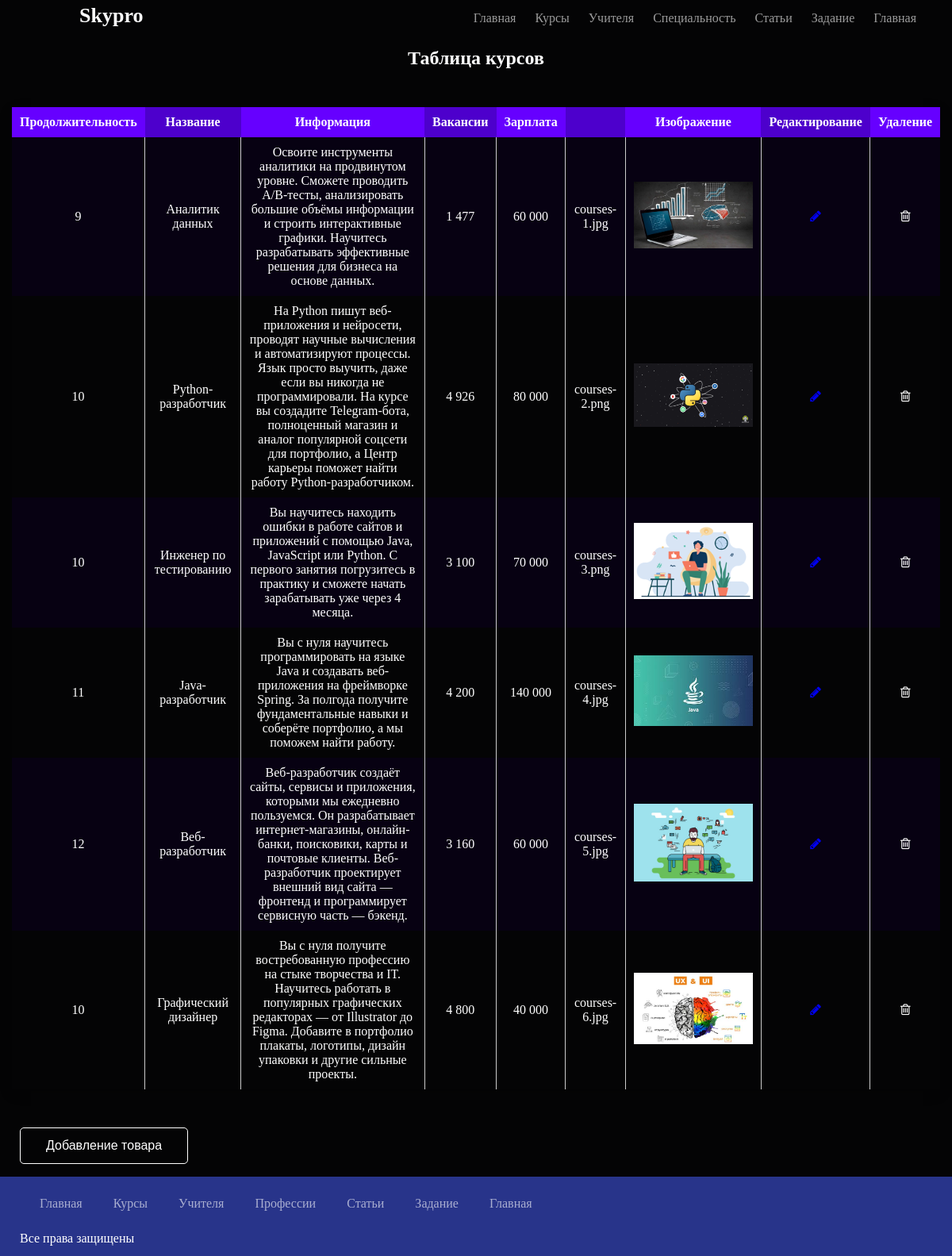
Screenshot of /admin/courses.php with the database file from the repository.
### tables this page shows
CREATE TABLE `courses` (
  `id` int(11) NOT NULL,
  `month` int(11) NOT NULL,
  `name` text NOT NULL,
  `text` text NOT NULL,
  `vacancies` text NOT NULL,
  `salary` text NOT NULL,
  `img` text NOT NULL
);

### admin/courses.php (the view)
<?
include "nav.php";
?>
<?
$req = "SELECT * FROM `courses`";
$result = mysqli_query($link, $req);
$courses = [];
while ($row = mysqli_fetch_assoc($result))
    $courses[] = $row;
?>
    <h2 align="center">Таблица курсов</h2>
<div class="table-prod mtb">
    <table class="prodtable">
        <tr>
            <th>Продолжительность</th>
            <th>Название</th>
            <th>Информация</th>
            <th>Вакансии</th>
            <th>Зарплата</th>
            <th></th>
            <th>Изображение</th>
            <th>Редактирование</th>
            <th>Удаление</th>
        </tr>
        <?
            for ($i = 0; $i < count($courses); $i++){
                echo "<tr>";
                echo "<td>".$courses[$i]['month']."</td>
                <td>".$courses[$i]['name']."</td>
                <td>".$courses[$i]['text']."</td>
                <td>".$courses[$i]['vacancies']."</td>
                <td>".$courses[$i]['salary']."</td>
                <td>".$courses[$i]['img']."</td>
                <div class = 'img'><td><img src='../img/".$courses[$i]['img']."'></td></div>
                <td><a href= 'edit_courses.php?id=".$courses[$i]['id']."'><i class='fa fa-pencil' aria-hidden='true'></i> </a></td>
                <td><i class='fa fa-trash-o fa-fw gds-delete' id=".$courses[$i]['id']."></i></td>";
                echo "</tr>";
            }
        ?>
    </table>
</div>
<a href="add_courses.php"><button class="btn1">Добавление товара</button></a>
<?
include "footer.php";
?>

### admin/nav.php (shortened to what this page needs)
<!DOCTYPE html>
<html>
<head>
		<link rel="stylesheet" type="text/css" href="../style.css?<?php echo time() ?>">
		<link rel="stylesheet" href="../font-awesome/css/font-awesome.min.css">
</head>
<body>
<div class="nav">
	<div class="navbar">
		<div class="container">
			<a href="#" class="navbar-brand">Skypro</a>
			<div class="navbar-wrap">
				<ul class="navbar-menu">
					<li><a href="index.php">Главная</a></li>
					<li><a href="courses.php">Курсы</a></li>
					<li><a href="teacher.php">Учителя</a></li>
					<li><a href="profession.php">Специальность</a></li>
					<li><a href="article.php">Статьи</a></li>
					<li><a href="exercise.php">Задание</a></li>
					<li><a href="../index.php">Главная</a></li>
				</ul>
			</div>
		</div>
	</div>
</div>

### admin/footer.php (shortened to what this page needs)
<div class="footer">
	<div class="menu">
		<ul class="footer-menu">
			<li><a href="index.php">Главная</a></li>
			<li><a href="courses.php">Курсы</a></li>
			<li><a href="teacher.php">Учителя</a></li>
			<li><a href="profession.php">Профессии</a></li>
			<li><a href="article.php">Статьи</a></li>
			<li><a href="exercise.php">Задание</a></li>
			<li><a href="../index.php">Главная</a></li>
		</ul>
	</div>
		<p>Все права защищены</p>
</div>
</body>
</html>

### style.css (style rules this page uses)
html, body { margin: 0; }
body { color: white; background: #040405; }
li { list-style-type: none; }
a { text-decoration: none; }
.table-prod { max-width: 1170px; margin: auto; padding: 0 15px; }
.mtb { margin-top: 3rem; margin-bottom: 3rem; }
.prodtable { width: 100%; box-shadow: 0 5px 15px rgba(0, 0, 0, 0.2); border-collapse: collapse; }
.prodtable th, .prodtable td { text-align: center; padding: 10px; }
.prodtable th { background-color: #4d00cc; color: #fff; }
.prodtable th:nth-child(odd) { background-color: #6600ff; }
.prodtable tr:nth-child(even) { background: #070112; }
.prodtable tr { transition: all .3s; }
.prodtable td:not(:last-child) { border-right: 1px solid #ccc; }
.img { width:100%; }
img { width: 150px; }
.footer { background: #28348a; height: 100px; }
.footer p { margin-left: 25px; }
.footer-menu { list-style-type: none; margin-left: 0; margin-bottom: 0; }
.footer-menu li { display: inline-block; }
.footer-menu li a { display: inline-block; color: white; opacity: 0.6; text-decoration: none; padding: 10px; transition: all .07s ease-in-out; }
.navbar { width: 100%; height: 40px; box-shadow: 0 4px 10px rgba(0, 0, 0, -1); }
.navbar .container { height: inherit; display: flex; justify-content: space-between; align-items: center; }
.navbar-menu { list-style-type: none; padding-left: 0; margin-bottom: 0; }
.navbar-menu li { display: inline-block; }
.navbar-menu li a { display: inline-block; color: white; opacity: 0.6; text-decoration: none; padding: 10px; transition: all .07s ease-in-out; }
.navbar-wrap { display: flex; flex-flow: row nowrap; }
.navbar-brand { font-weight: 700; font-size: 26px; text-decoration: none; color: white; margin-left: 100px; transition: all .07s ease-in-out; }
.navbar-menu { margin-right: 35px; margin-bottom: 10px; }
.menu li { margin-top: 15px; margin-right: 15px; }
.btn1 { margin-left: 25px; outline: none; display: inline-block; border: 1px solid #fff; padding: .8rem 2rem; border-radius: 5px; background: transparent; color: #fff; font-size: 1rem; transition: .3s; cursor: pointer; position: relative; }
.btn1::before { content: ''; position: absolute; left: 5px; top: 5px; border-top: 2px solid #fff; border-left: 2px solid #fff; width: 0px; height: 0px; opacity: 0; transition: .3s; }
.btn1::after { content: ''; position: absolute; right: 5px; bottom: 5px; border-bottom: 2px solid #fff; border-right: 2px solid #fff; width: 0px; height: 0px; opacity: 0; transition: .3s; }

### rows the page displays
courses: month "9", name "Аналитик данных", text "Освоите инструменты аналитики на продвинутом уровне. Сможете проводить A/B-тесты, анализировать большие объёмы информации и строить интерактивные графики. Научитесь разрабатывать эффективные решения для бизнеса на основе данных.", vacancies "1 477", salary "60 000", img "courses-1.jpg", img (picture)
courses: month "10", name "Python-разработчик", text "На Python пишут веб-приложения и нейросети, проводят научные вычисления и автоматизируют процессы. Язык просто выучить, даже если вы никогда не программировали. На курсе вы создадите Telegram-бота, полноценный магазин и аналог популярной соцсети для портфолио, а Центр карьеры поможет найти работу Python-разработчиком.", vacancies "4 926", salary "80 000", img "courses-2.png", img (picture)
courses: month "10", name "Инженер по тестированию", text "Вы научитесь находить ошибки в работе сайтов и приложений с помощью Java, JavaScript или Python. С первого занятия погрузитесь в практику и сможете начать зарабатывать уже через 4 месяца.", vacancies "3 100", salary "70 000", img "courses-3.png", img (picture)
courses: month "11", name "Java-разработчик", text "Вы с нуля научитесь программировать на языке Java и создавать веб-приложения на фреймворке Spring. За полгода получите фундаментальные навыки и соберёте портфолио, а мы поможем найти работу.", vacancies "4 200", salary "140 000", img "courses-4.jpg", img (picture)
courses: month "12", name "Веб-разработчик", text "Веб-разработчик создаёт сайты, сервисы и приложения, которыми мы ежедневно пользуемся. Он разрабатывает интернет-магазины, онлайн-банки, поисковики, карты и почтовые клиенты. Веб-разработчик проектирует внешний вид сайта — фронтенд и программирует сервисную часть — бэкенд.", vacancies "3 160", salary "60 000", img "courses-5.jpg", img (picture)
courses: month "10", name "Графический дизайнер", text "Вы с нуля получите востребованную профессию на стыке творчества и IT. Научитесь работать в популярных графических редакторах — от Illustrator до Figma. Добавите в портфолио плакаты, логотипы, дизайн упаковки и другие сильные проекты.", vacancies "4 800", salary "40 000", img "courses-6.jpg", img (picture)
